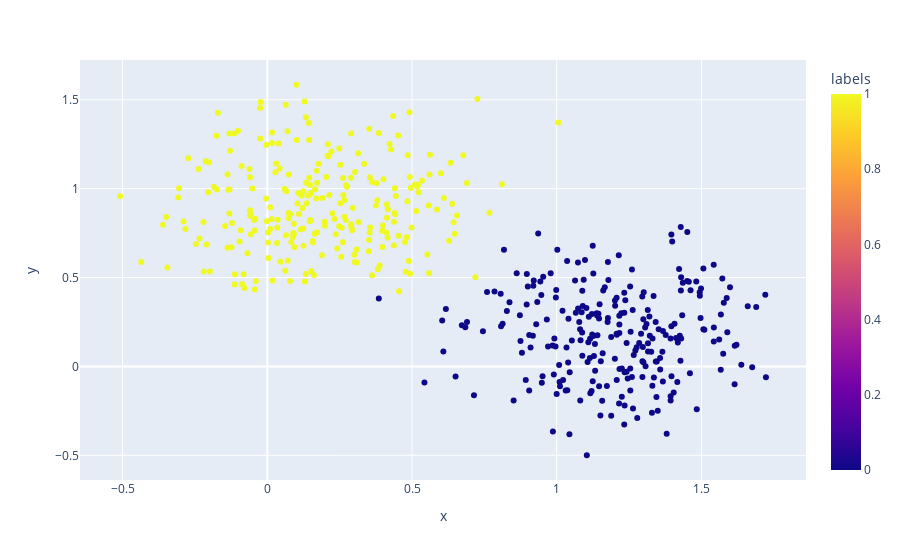

Write notebook code for a chart like this one.
### Code cell
# scatter plot
fig = px.scatter(df, x="x", y="y", color="labels")
fig.show()

### Figure 1 — Plotly figure (JSON) as saved in the notebook; plotly's stock layout.template omitted (floating-point values rounded to 4 significant figures; data arrays with more than 128 entries replaced by an {"elided": "..."} marker saying what was removed)
{"data": [{"hovertemplate": "x=%{x}<br>y=%{y}<br>labels=%{marker.color}<extra></extra>", "legendgroup": "", "marker": {"color": {"elided": "500 int values"}, "coloraxis": "coloraxis", "symbol": "circle"}, "mode": "markers", "name": "", "orientation": "v", "showlegend": false, "type": "scatter", "x": {"elided": "500 float values"}, "xaxis": "x", "y": {"elided": "500 float values"}, "yaxis": "y"}], "layout": {"coloraxis": {"colorbar": {"title": {"text": "labels"}}, "colorscale": [[0, "#0d0887"], [0.1111, "#46039f"], [0.2222, "#7201a8"], [0.3333, "#9c179e"], [0.4444, "#bd3786"], [0.5556, "#d8576b"], [0.6667, "#ed7953"], [0.7778, "#fb9f3a"], [0.8889, "#fdca26"], [1, "#f0f921"]]}, "legend": {"tracegroupgap": 0}, "margin": {"t": 60}, "xaxis": {"anchor": "y", "domain": [0, 1], "title": {"text": "x"}}, "yaxis": {"anchor": "x", "domain": [0, 1], "title": {"text": "y"}}}}
